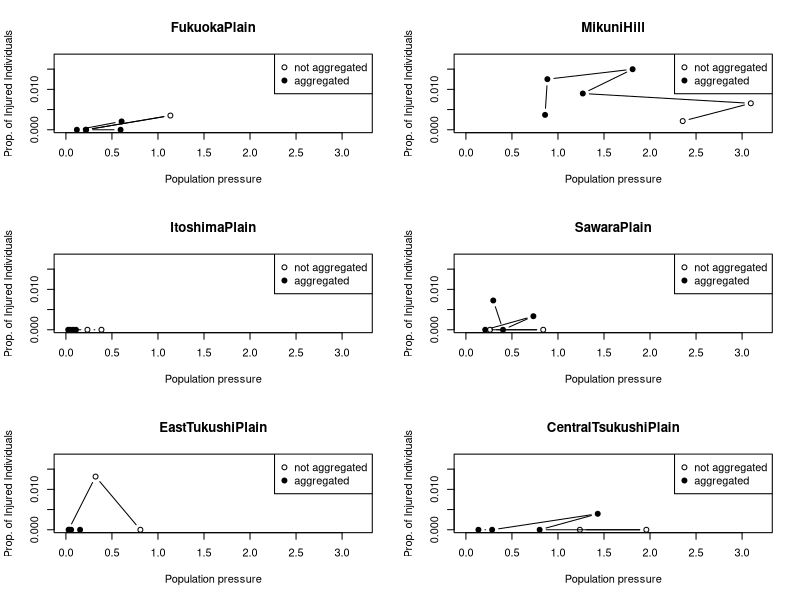

This chart was generated by the following R code:
# make figure 2 in SI
# the frequency of violence is plotted against population pressure by each subregion
d <- read.csv("data.csv")
area <- unique(as.character(d$Area))
par(mfrow=c(3,2))
pch <- c(1,1,19,19,19,19)
for (i in 1:length(area)) {
  a <- area[i]
  # a panel is restricted to a subregion
  d.sub <- subset(d, d$Area==a)
  plot(d.sub$PopulationPressure, d.sub$InjuredIndividuals/d.sub$BurialJarPots,
  xlim=c(0,3.2), ylim=c(0, 0.018), type="b", pch=pch,
  xlab="Population pressure", ylab="Prop. of Injured Individuals", main=a)
  legend("topright", legend=c("not aggregated", "aggregated"), pch=c(1, 19))
}
dev.copy2eps(file="figure2.eps")
dev.off()
